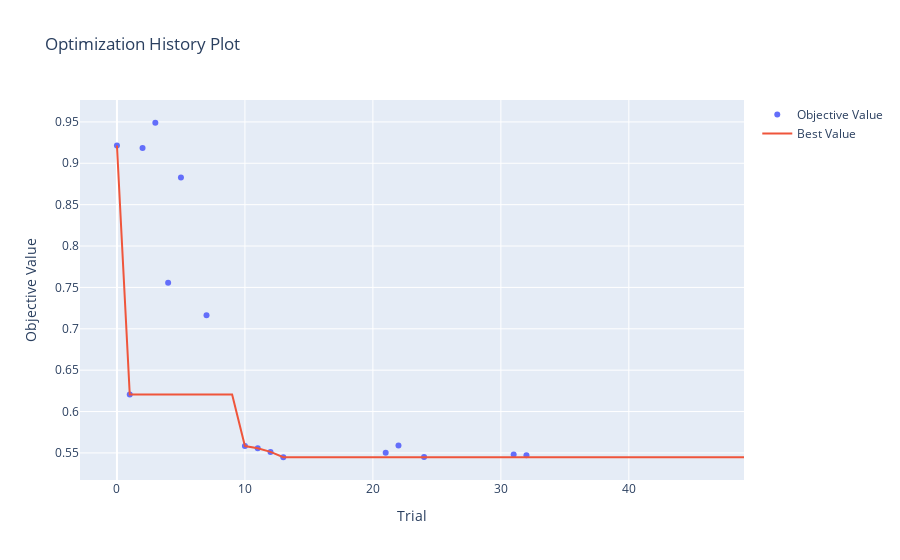

Source (notebook cell):
### Code cell
# create graph directory for this model
graph_path = pathlib.Path(
    f"../../figures/{mlp_params.MODEL_TYPE}/{mlp_params.MODEL_NAME}/{mlp_params.CELL_TYPE}/hyperparameter_optimization"
)

pathlib.Path(graph_path).mkdir(parents=True, exist_ok=True)
fig = optuna.visualization.plot_optimization_history(study)


graph_path = f"{graph_path}/plot_optimization_history_graph"

fig.write_image(pathlib.Path(f"{graph_path}.png"))
fig.show()

### Figure 1 — Plotly figure (JSON) as saved in the notebook; plotly's stock layout.template omitted (floating-point values rounded to 4 significant figures)
{"data": [{"mode": "markers", "name": "Objective Value", "type": "scatter", "x": [0, 1, 2, 3, 4, 5, 7, 10, 11, 12, 13, 21, 22, 24, 31, 32], "y": [0.9215, 0.6206, 0.9185, 0.949, 0.7556, 0.883, 0.7164, 0.5583, 0.5556, 0.5512, 0.5448, 0.5503, 0.5589, 0.5451, 0.5481, 0.5473]}, {"mode": "lines", "name": "Best Value", "type": "scatter", "x": [0, 1, 2, 3, 4, 5, 6, 7, 8, 9, 10, 11, 12, 13, 14, 15, 16, 17, 18, 19, 20, 21, 22, 23, 24, 25, 26, 27, 28, 29, 30, 31, 32, 33, 34, 35, 36, 37, 38, 39, 40, 41, 42, 43, 44, 45, 46, 47, 48, 49], "y": [0.9215, 0.6206, 0.6206, 0.6206, 0.6206, 0.6206, 0.6206, 0.6206, 0.6206, 0.6206, 0.5583, 0.5556, 0.5512, 0.5448, 0.5448, 0.5448, 0.5448, 0.5448, 0.5448, 0.5448, 0.5448, 0.5448, 0.5448, 0.5448, 0.5448, 0.5448, 0.5448, 0.5448, 0.5448, 0.5448, 0.5448, 0.5448, 0.5448, 0.5448, 0.5448, 0.5448, 0.5448, 0.5448, 0.5448, 0.5448, 0.5448, 0.5448, 0.5448, 0.5448, 0.5448, 0.5448, 0.5448, 0.5448, 0.5448, 0.5448]}, {"marker": {"color": "#cccccc"}, "mode": "markers", "name": "Infeasible Trial", "showlegend": false, "type": "scatter", "x": [], "y": []}], "layout": {"title": {"text": "Optimization History Plot"}, "xaxis": {"title": {"text": "Trial"}}, "yaxis": {"title": {"text": "Objective Value"}}}}
